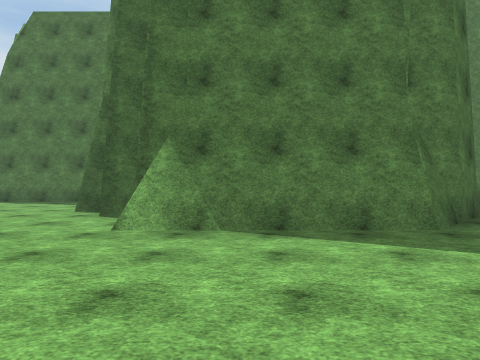
View 1 (above)

24 first-person views from a walk through a 3-D level made in the Unity game engine. The camera is 1.5 m above the floor, looks level and sees 70° across. The floor is counted in squares, 2 m on a side. Each view is taken from the middle of a square. On the plan, view 1 faces up. The plan holds only what a view shows up to about 11 squares ahead; the rest is blank. The place goes on beyond the plan. The player is left out. Some animated figures are not drawn. Some surface patterns are stand-ins.

View 2
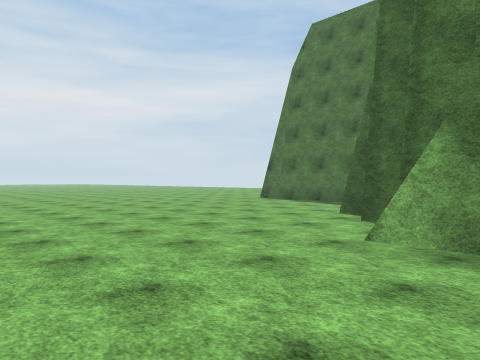

View 3
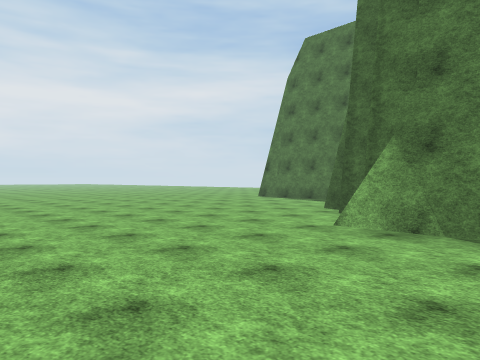

View 4
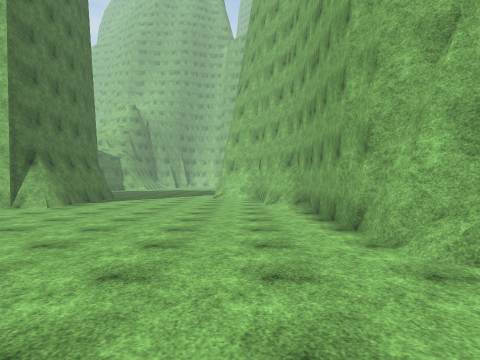

View 5
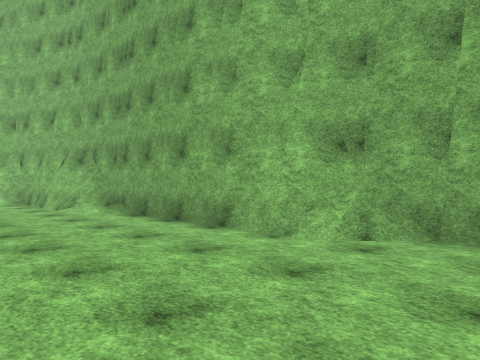

View 6
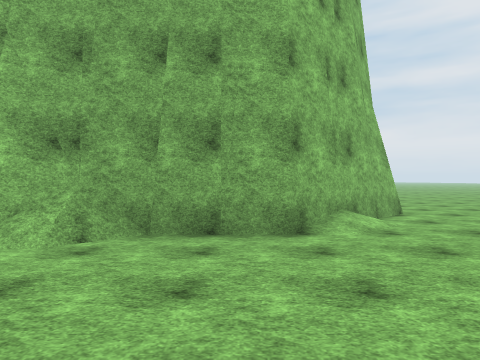

View 7
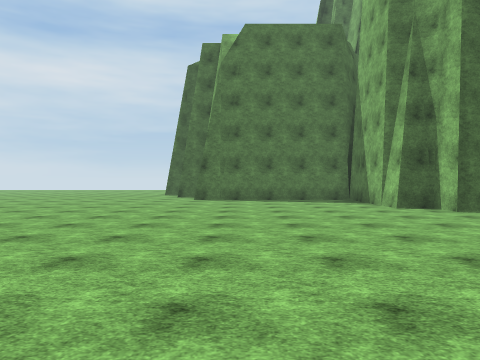

View 8
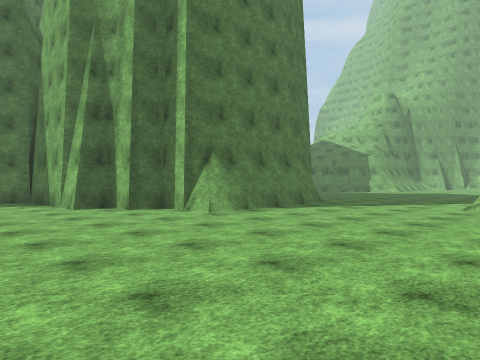

View 9
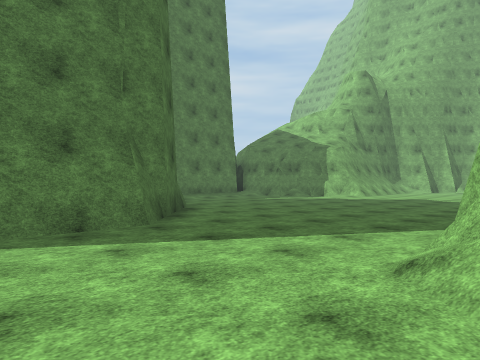

View 10
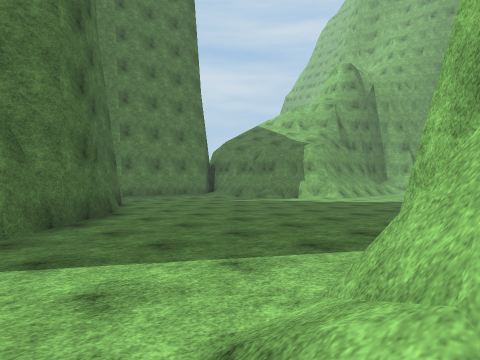

View 11
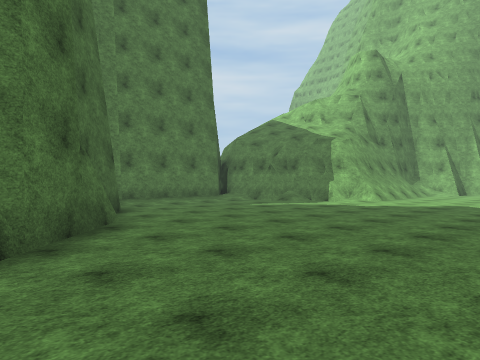

View 12
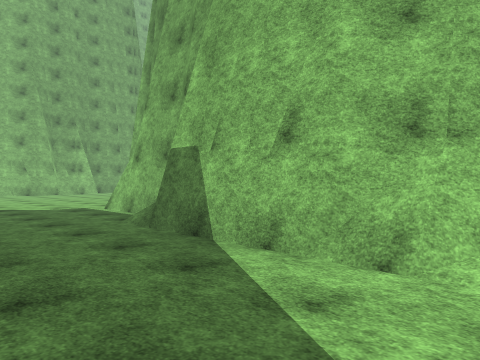

View 13
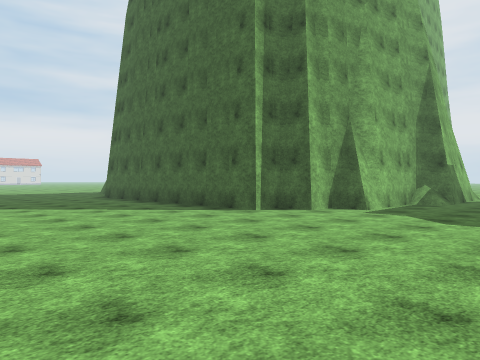

View 14
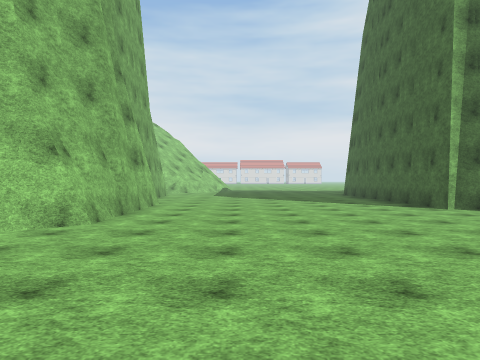

View 15
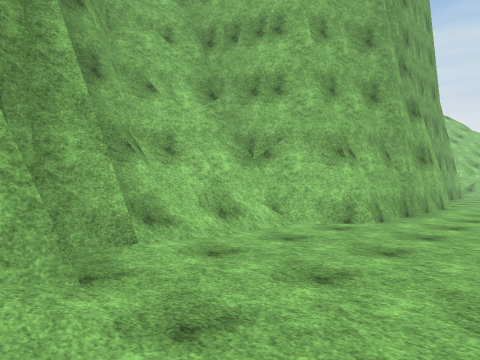

View 16
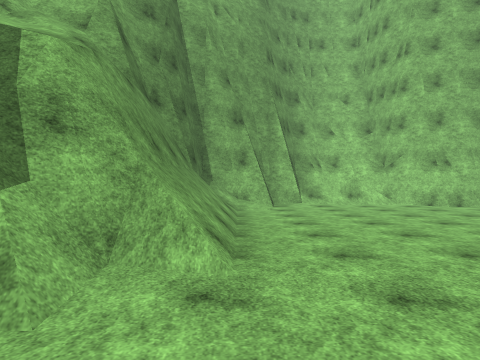

View 17
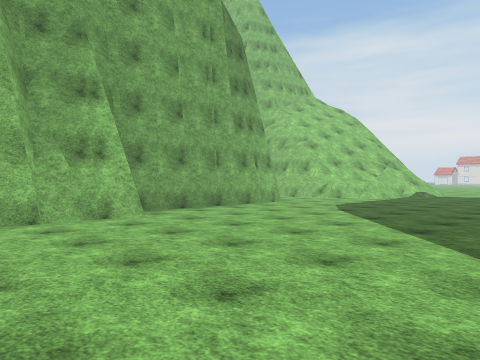

View 18
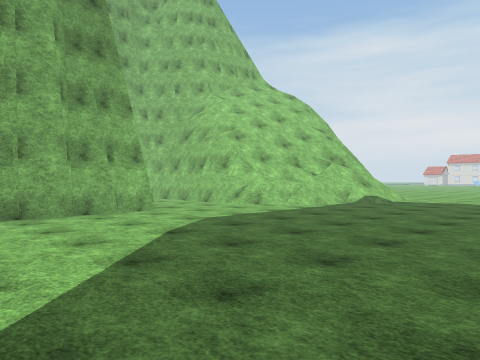

View 19
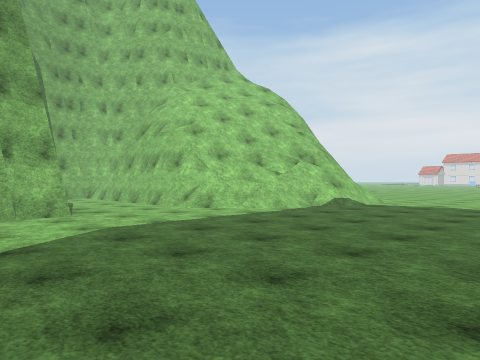

View 20
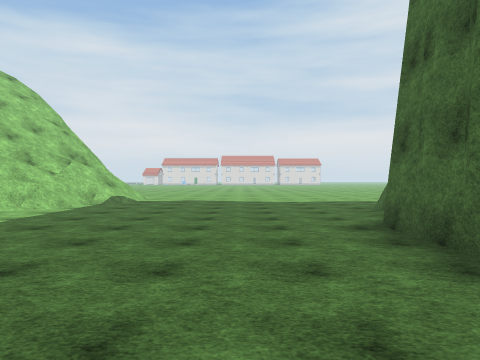

View 21
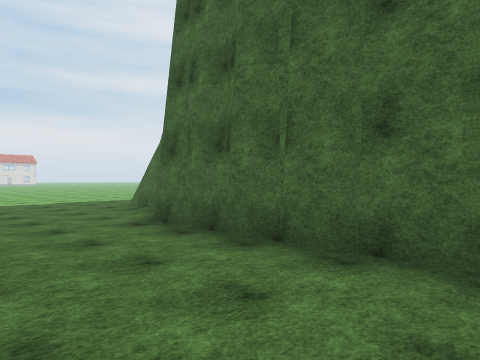

View 22
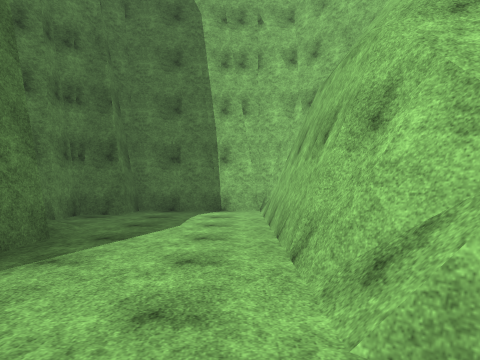

View 23
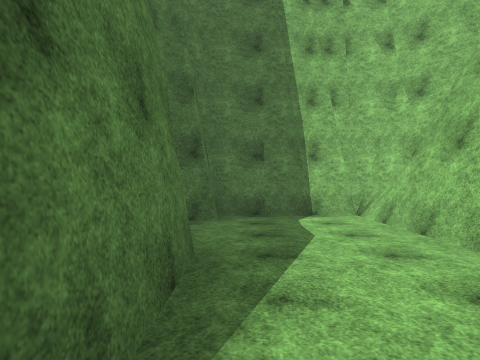

View 24
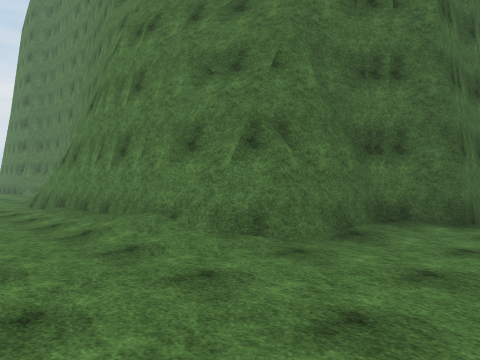

### Floor plan
Key: @ floor where view 1 was taken; # wall or solid block; . main floor; : floor 3.25 m higher than the main floor; + floor 4 m higher than the main floor; * floor 4.5 m higher than the main floor; / step, stairs or slope; = window, fence, low wall or low ledge.
Columns run from 11 left of view 1 to 30 right of it. Each row starts with its distance up from view 1.
 10 .......#         ##...
  9 .......#         #.....  ###
  8 .......##       ##.......=########
  7 ........##     ##.........///////#
  6 .........#######.................##
  5 ..........#####...................##
  4 ................................../#
  3 ................................../#
  2 ................................./##
  1 ............../#####.............##
  0 ...........@./##   ####..........#
 -1 ........./#####       ##.........#
 -2 ....#######            ##........#
 -3 #####                   #........##
 -4                         #.........#
 -5                         #.........#
 -6                         #.........#
 -7                         #.........#
 -8                         #.........#  ####
 -9                         #.........####..##
-10                         #................#
-11                        ##................#
-12                        #/................#
-13                        #.........=########
-14               .#########......../=#*#=
-15               ....//////........//+
-16                   ............./=:*
-17                        .... .../

Positions as (right, up) in squares from view 1, and headings:
1: (0, 0), facing up
2: (0, 1), facing up-left
3: (1, 0), facing up-left
4: (-11, 0), facing right
5: (-10, 2), facing down-right
6: (-10, 2), facing down
7: (-8, -1), facing up
8: (-7, -1), facing up-right
9: (0, 0), facing up-right
10: (2, 0), facing up-right
11: (3, 2), facing up-right
12: (3, 4), facing down-right
13: (20, 4), facing down-left
14: (19, 7), facing down
15: (19, 7), facing down-right
16: (12, 7), facing right
17: (15, 0), facing down-right
18: (15, -5), facing down-right
19: (15, -7), facing down-right
20: (16, -5), facing down
21: (17, -5), facing down-left
22: (21, -12), facing right
23: (22, -10), facing right
24: (15, -17), facing up-left
